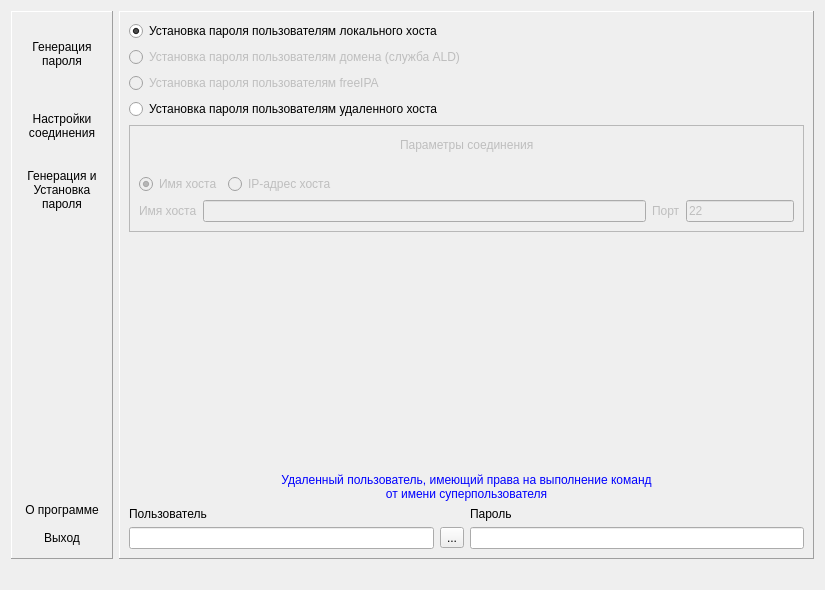
<?xml version="1.0" encoding="UTF-8"?>
<ui version="4.0">
 <class>Dialog</class>
 <widget class="QDialog" name="Dialog">
  <property name="geometry">
   <rect>
    <x>0</x>
    <y>0</y>
    <width>825</width>
    <height>590</height>
   </rect>
  </property>
  <property name="windowTitle">
   <string>Специализированный Генератор Паролей v1.1</string>
  </property>
  <property name="windowIcon">
   <iconset resource="resources.qrc">
    <normaloff>:/icons/passgen.png</normaloff>:/icons/passgen.png</iconset>
  </property>
  <layout class="QVBoxLayout" name="verticalLayout_2">
   <item>
    <layout class="QHBoxLayout" name="horizontalLayout_7">
     <property name="sizeConstraint">
      <enum>QLayout::SetDefaultConstraint</enum>
     </property>
     <property name="topMargin">
      <number>0</number>
     </property>
     <item>
      <widget class="QFrame" name="buttonsFrame">
       <property name="maximumSize">
        <size>
         <width>200</width>
         <height>16777215</height>
        </size>
       </property>
       <property name="frameShape">
        <enum>QFrame::Panel</enum>
       </property>
       <property name="frameShadow">
        <enum>QFrame::Raised</enum>
       </property>
       <layout class="QVBoxLayout" name="verticalLayout">
        <item>
         <widget class="QPushButton" name="genpassPagePushButton">
          <property name="sizePolicy">
           <sizepolicy hsizetype="Minimum" vsizetype="Fixed">
            <horstretch>0</horstretch>
            <verstretch>66</verstretch>
           </sizepolicy>
          </property>
          <property name="minimumSize">
           <size>
            <width>0</width>
            <height>66</height>
           </size>
          </property>
          <property name="cursor">
           <cursorShape>ArrowCursor</cursorShape>
          </property>
          <property name="text">
           <string>Генерация
пароля</string>
          </property>
          <property name="checkable">
           <bool>false</bool>
          </property>
          <property name="checked">
           <bool>false</bool>
          </property>
          <property name="autoDefault">
           <bool>true</bool>
          </property>
          <property name="flat">
           <bool>true</bool>
          </property>
         </widget>
        </item>
        <item>
         <widget class="QPushButton" name="settingsPagePushButton">
          <property name="sizePolicy">
           <sizepolicy hsizetype="Minimum" vsizetype="Fixed">
            <horstretch>0</horstretch>
            <verstretch>66</verstretch>
           </sizepolicy>
          </property>
          <property name="minimumSize">
           <size>
            <width>0</width>
            <height>66</height>
           </size>
          </property>
          <property name="text">
           <string>Настройки
соединения</string>
          </property>
          <property name="checkable">
           <bool>false</bool>
          </property>
          <property name="flat">
           <bool>true</bool>
          </property>
         </widget>
        </item>
        <item>
         <widget class="QPushButton" name="instpassPagePushButton">
          <property name="text">
           <string>Генерация и
Установка
пароля</string>
          </property>
          <property name="checkable">
           <bool>false</bool>
          </property>
          <property name="flat">
           <bool>true</bool>
          </property>
         </widget>
        </item>
        <item>
         <spacer name="verticalSpacer">
          <property name="orientation">
           <enum>Qt::Vertical</enum>
          </property>
          <property name="sizeHint" stdset="0">
           <size>
            <width>20</width>
            <height>40</height>
           </size>
          </property>
         </spacer>
        </item>
        <item>
         <widget class="QPushButton" name="aboutPushButton">
          <property name="sizePolicy">
           <sizepolicy hsizetype="Minimum" vsizetype="Fixed">
            <horstretch>0</horstretch>
            <verstretch>0</verstretch>
           </sizepolicy>
          </property>
          <property name="text">
           <string>О программе</string>
          </property>
          <property name="icon">
           <iconset resource="resources.qrc">
            <normaloff>:/icons/help-about.png</normaloff>:/icons/help-about.png</iconset>
          </property>
          <property name="flat">
           <bool>true</bool>
          </property>
         </widget>
        </item>
        <item>
         <widget class="QPushButton" name="closePushButton">
          <property name="text">
           <string>Выход</string>
          </property>
          <property name="icon">
           <iconset resource="resources.qrc">
            <normaloff>:/icons/application-exit.png</normaloff>:/icons/application-exit.png</iconset>
          </property>
          <property name="flat">
           <bool>true</bool>
          </property>
         </widget>
        </item>
       </layout>
      </widget>
     </item>
     <item>
      <widget class="QStackedWidget" name="stackedWidget">
       <property name="enabled">
        <bool>true</bool>
       </property>
       <property name="frameShape">
        <enum>QFrame::Panel</enum>
       </property>
       <property name="frameShadow">
        <enum>QFrame::Raised</enum>
       </property>
       <property name="currentIndex">
        <number>1</number>
       </property>
       <widget class="QWidget" name="genPassPage">
        <layout class="QHBoxLayout" name="horizontalLayout_6">
         <item>
          <layout class="QVBoxLayout" name="verticalLayout_4">
           <item>
            <layout class="QHBoxLayout" name="horizontalLayout_4">
             <item>
              <widget class="QLabel" name="passCountLabel">
               <property name="text">
                <string>Кол-во паролей</string>
               </property>
              </widget>
             </item>
             <item>
              <widget class="QSpinBox" name="passCountSpinBox">
               <property name="sizePolicy">
                <sizepolicy hsizetype="Preferred" vsizetype="Fixed">
                 <horstretch>0</horstretch>
                 <verstretch>0</verstretch>
                </sizepolicy>
               </property>
               <property name="minimum">
                <number>1</number>
               </property>
               <property name="maximum">
                <number>1000</number>
               </property>
              </widget>
             </item>
            </layout>
           </item>
           <item>
            <layout class="QHBoxLayout" name="horizontalLayout_5">
             <item>
              <widget class="QLabel" name="passLengthLabel">
               <property name="text">
                <string>Кол-во символов</string>
               </property>
              </widget>
             </item>
             <item>
              <widget class="QComboBox" name="passLengthComboBox">
               <property name="currentText">
                <string>8</string>
               </property>
               <property name="currentIndex">
                <number>2</number>
               </property>
               <item>
                <property name="text">
                 <string>6</string>
                </property>
               </item>
               <item>
                <property name="text">
                 <string>7</string>
                </property>
               </item>
               <item>
                <property name="text">
                 <string>8</string>
                </property>
               </item>
               <item>
                <property name="text">
                 <string>9</string>
                </property>
               </item>
               <item>
                <property name="text">
                 <string>10</string>
                </property>
               </item>
              </widget>
             </item>
            </layout>
           </item>
           <item>
            <spacer name="verticalSpacer_6">
             <property name="orientation">
              <enum>Qt::Vertical</enum>
             </property>
             <property name="sizeType">
              <enum>QSizePolicy::Minimum</enum>
             </property>
             <property name="sizeHint" stdset="0">
              <size>
               <width>20</width>
               <height>40</height>
              </size>
             </property>
            </spacer>
           </item>
           <item>
            <widget class="QFrame" name="alphabateFrame">
             <property name="frameShape">
              <enum>QFrame::StyledPanel</enum>
             </property>
             <property name="frameShadow">
              <enum>QFrame::Raised</enum>
             </property>
             <layout class="QVBoxLayout" name="verticalLayout_3">
              <item>
               <layout class="QHBoxLayout" name="horizontalLayout_2">
                <item>
                 <spacer name="leftHorizontalSpacer">
                  <property name="orientation">
                   <enum>Qt::Horizontal</enum>
                  </property>
                  <property name="sizeType">
                   <enum>QSizePolicy::Preferred</enum>
                  </property>
                  <property name="sizeHint" stdset="0">
                   <size>
                    <width>40</width>
                    <height>20</height>
                   </size>
                  </property>
                 </spacer>
                </item>
                <item>
                 <widget class="QLabel" name="alphabetLabel">
                  <property name="text">
                   <string>Выбор алфавита</string>
                  </property>
                 </widget>
                </item>
                <item>
                 <spacer name="rightHorizontalSpacer">
                  <property name="orientation">
                   <enum>Qt::Horizontal</enum>
                  </property>
                  <property name="sizeType">
                   <enum>QSizePolicy::Preferred</enum>
                  </property>
                  <property name="sizeHint" stdset="0">
                   <size>
                    <width>40</width>
                    <height>20</height>
                   </size>
                  </property>
                 </spacer>
                </item>
               </layout>
              </item>
              <item>
               <widget class="QCheckBox" name="latinCheckBox">
                <property name="font">
                 <font>
                  <pointsize>8</pointsize>
                 </font>
                </property>
                <property name="text">
                 <string>Латинские буквы ( a-z A-Z )</string>
                </property>
                <property name="checked">
                 <bool>true</bool>
                </property>
               </widget>
              </item>
              <item>
               <widget class="QCheckBox" name="digitCheckBox">
                <property name="font">
                 <font>
                  <pointsize>8</pointsize>
                 </font>
                </property>
                <property name="text">
                 <string>Цифры ( 0-9 )</string>
                </property>
               </widget>
              </item>
              <item>
               <widget class="QCheckBox" name="specCheckBox">
                <property name="font">
                 <font>
                  <pointsize>8</pointsize>
                 </font>
                </property>
                <property name="text">
                 <string>Спец.символы ( !@#+%^*:;?- )</string>
                </property>
               </widget>
              </item>
             </layout>
            </widget>
           </item>
           <item>
            <spacer name="verticalSpacer_3">
             <property name="orientation">
              <enum>Qt::Vertical</enum>
             </property>
             <property name="sizeHint" stdset="0">
              <size>
               <width>20</width>
               <height>40</height>
              </size>
             </property>
            </spacer>
           </item>
           <item>
            <widget class="QStackedWidget" name="buttonsStackedWidget">
             <property name="sizePolicy">
              <sizepolicy hsizetype="Fixed" vsizetype="Fixed">
               <horstretch>0</horstretch>
               <verstretch>0</verstretch>
              </sizepolicy>
             </property>
             <property name="currentIndex">
              <number>0</number>
             </property>
             <widget class="QWidget" name="genPassButtonsPage">
              <layout class="QHBoxLayout" name="horizontalLayout">
               <item>
                <widget class="QPushButton" name="genPassPushButton">
                 <property name="text">
                  <string>Генерировать
пароль</string>
                 </property>
                </widget>
               </item>
               <item>
                <widget class="QToolButton" name="copyPassToolButton">
                 <property name="enabled">
                  <bool>false</bool>
                 </property>
                 <property name="text">
                  <string>...</string>
                 </property>
                 <property name="icon">
                  <iconset resource="resources.qrc">
                   <normaloff>:/icons/copy-to-clipboard.png</normaloff>:/icons/copy-to-clipboard.png</iconset>
                 </property>
                </widget>
               </item>
               <item>
                <widget class="QToolButton" name="savePassToolButton">
                 <property name="enabled">
                  <bool>false</bool>
                 </property>
                 <property name="text">
                  <string>...</string>
                 </property>
                 <property name="icon">
                  <iconset resource="resources.qrc">
                   <normaloff>:/icons/document-save.png</normaloff>:/icons/document-save.png</iconset>
                 </property>
                </widget>
               </item>
               <item>
                <widget class="QToolButton" name="printPassToolButton">
                 <property name="enabled">
                  <bool>false</bool>
                 </property>
                 <property name="text">
                  <string>...</string>
                 </property>
                 <property name="icon">
                  <iconset resource="resources.qrc">
                   <normaloff>:/icons/printer.png</normaloff>:/icons/printer.png</iconset>
                 </property>
                </widget>
               </item>
              </layout>
             </widget>
             <widget class="QWidget" name="instPassButtonsPage">
              <layout class="QHBoxLayout" name="horizontalLayout_3">
               <item>
                <widget class="QPushButton" name="instPassPushButton">
                 <property name="sizePolicy">
                  <sizepolicy hsizetype="Preferred" vsizetype="Fixed">
                   <horstretch>0</horstretch>
                   <verstretch>0</verstretch>
                  </sizepolicy>
                 </property>
                 <property name="text">
                  <string>Установить
пароль</string>
                 </property>
                </widget>
               </item>
               <item>
                <widget class="QToolButton" name="openReportToolButton">
                 <property name="enabled">
                  <bool>false</bool>
                 </property>
                 <property name="text">
                  <string>...</string>
                 </property>
                 <property name="icon">
                  <iconset resource="resources.qrc">
                   <normaloff>:/icons/document-open.png</normaloff>:/icons/document-open.png</iconset>
                 </property>
                </widget>
               </item>
               <item>
                <widget class="QToolButton" name="saveReportToolButton">
                 <property name="enabled">
                  <bool>false</bool>
                 </property>
                 <property name="text">
                  <string>...</string>
                 </property>
                 <property name="icon">
                  <iconset resource="resources.qrc">
                   <normaloff>:/icons/document-save.png</normaloff>:/icons/document-save.png</iconset>
                 </property>
                </widget>
               </item>
               <item>
                <widget class="QToolButton" name="printReportToolButton">
                 <property name="enabled">
                  <bool>false</bool>
                 </property>
                 <property name="text">
                  <string>...</string>
                 </property>
                 <property name="icon">
                  <iconset resource="resources.qrc">
                   <normaloff>:/icons/printer.png</normaloff>:/icons/printer.png</iconset>
                 </property>
                </widget>
               </item>
              </layout>
             </widget>
            </widget>
           </item>
          </layout>
         </item>
         <item>
          <layout class="QVBoxLayout" name="textEditVerticalLayout">
           <item>
            <widget class="QListWidget" name="listWidget">
             <property name="font">
              <font>
               <pointsize>12</pointsize>
               <weight>75</weight>
               <bold>true</bold>
              </font>
             </property>
            </widget>
           </item>
           <item>
            <widget class="QCheckBox" name="sellectAllCheckBox">
             <property name="text">
              <string>Выделить все</string>
             </property>
            </widget>
           </item>
          </layout>
         </item>
        </layout>
       </widget>
       <widget class="QWidget" name="settingsPage">
        <layout class="QVBoxLayout" name="verticalLayout_9">
         <item>
          <widget class="QRadioButton" name="setLocalPassRadioButton">
           <property name="text">
            <string>Установка пароля пользователям локального хоста</string>
           </property>
           <property name="checked">
            <bool>true</bool>
           </property>
          </widget>
         </item>
         <item>
          <widget class="QRadioButton" name="setALDPassRadioButton">
           <property name="enabled">
            <bool>false</bool>
           </property>
           <property name="text">
            <string>Установка пароля пользователям домена (служба ALD)</string>
           </property>
          </widget>
         </item>
         <item>
          <widget class="QRadioButton" name="setFreeIPAPassRadioButton">
           <property name="enabled">
            <bool>false</bool>
           </property>
           <property name="text">
            <string>Установка пароля пользователям freeIPA</string>
           </property>
          </widget>
         </item>
         <item>
          <widget class="QRadioButton" name="setRemotePassRadioButton">
           <property name="text">
            <string>Установка пароля пользователям удаленного хоста</string>
           </property>
          </widget>
         </item>
         <item>
          <widget class="QFrame" name="remoteHostSettingsFrame">
           <property name="enabled">
            <bool>false</bool>
           </property>
           <property name="frameShape">
            <enum>QFrame::StyledPanel</enum>
           </property>
           <property name="frameShadow">
            <enum>QFrame::Raised</enum>
           </property>
           <layout class="QVBoxLayout" name="verticalLayout_6">
            <item>
             <layout class="QHBoxLayout" name="horizontalLayout_10">
              <item>
               <spacer name="horizontalSpacer">
                <property name="orientation">
                 <enum>Qt::Horizontal</enum>
                </property>
                <property name="sizeHint" stdset="0">
                 <size>
                  <width>40</width>
                  <height>20</height>
                 </size>
                </property>
               </spacer>
              </item>
              <item>
               <widget class="QLabel" name="connectionParmsLabel">
                <property name="text">
                 <string>Параметры соединения</string>
                </property>
               </widget>
              </item>
              <item>
               <spacer name="horizontalSpacer_2">
                <property name="orientation">
                 <enum>Qt::Horizontal</enum>
                </property>
                <property name="sizeHint" stdset="0">
                 <size>
                  <width>40</width>
                  <height>20</height>
                 </size>
                </property>
               </spacer>
              </item>
             </layout>
            </item>
            <item>
             <spacer name="verticalSpacer_2">
              <property name="orientation">
               <enum>Qt::Vertical</enum>
              </property>
              <property name="sizeType">
               <enum>QSizePolicy::Fixed</enum>
              </property>
              <property name="sizeHint" stdset="0">
               <size>
                <width>20</width>
                <height>13</height>
               </size>
              </property>
             </spacer>
            </item>
            <item>
             <layout class="QHBoxLayout" name="horizontalLayout_13">
              <item>
               <layout class="QHBoxLayout" name="horizontalLayout_8">
                <item>
                 <widget class="QRadioButton" name="hostNameRadioButton">
                  <property name="text">
                   <string>Имя хоста</string>
                  </property>
                  <property name="checked">
                   <bool>true</bool>
                  </property>
                 </widget>
                </item>
                <item>
                 <widget class="QRadioButton" name="ipAddrRadioButton">
                  <property name="text">
                   <string>IP-адрес хоста</string>
                  </property>
                 </widget>
                </item>
               </layout>
              </item>
              <item>
               <spacer name="horizontalSpacer_3">
                <property name="orientation">
                 <enum>Qt::Horizontal</enum>
                </property>
                <property name="sizeHint" stdset="0">
                 <size>
                  <width>40</width>
                  <height>20</height>
                 </size>
                </property>
               </spacer>
              </item>
             </layout>
            </item>
            <item>
             <layout class="QHBoxLayout" name="horizontalLayout_9">
              <item>
               <widget class="QLabel" name="hostLabel">
                <property name="text">
                 <string>Имя хоста</string>
                </property>
               </widget>
              </item>
              <item>
               <widget class="QLineEdit" name="hostLineEdit"/>
              </item>
              <item>
               <widget class="QLabel" name="portLabel">
                <property name="text">
                 <string>Порт</string>
                </property>
               </widget>
              </item>
              <item>
               <widget class="QLineEdit" name="portLineEdit">
                <property name="sizePolicy">
                 <sizepolicy hsizetype="Preferred" vsizetype="Fixed">
                  <horstretch>0</horstretch>
                  <verstretch>0</verstretch>
                 </sizepolicy>
                </property>
                <property name="text">
                 <string>22</string>
                </property>
               </widget>
              </item>
             </layout>
            </item>
           </layout>
          </widget>
         </item>
         <item>
          <spacer name="verticalSpacer_4">
           <property name="orientation">
            <enum>Qt::Vertical</enum>
           </property>
           <property name="sizeHint" stdset="0">
            <size>
             <width>20</width>
             <height>148</height>
            </size>
           </property>
          </spacer>
         </item>
         <item>
          <widget class="QLabel" name="remoteUserLabel">
           <property name="text">
            <string>&lt;html&gt;&lt;head/&gt;&lt;body&gt;&lt;p&gt;&lt;span style=&quot; color:#0000ff;&quot;&gt;Удаленный пользователь, имеющий права на выполнение команд&lt;br/&gt;от имени суперпользователя&lt;/span&gt;&lt;/p&gt;&lt;/body&gt;&lt;/html&gt;</string>
           </property>
           <property name="textFormat">
            <enum>Qt::RichText</enum>
           </property>
           <property name="alignment">
            <set>Qt::AlignCenter</set>
           </property>
          </widget>
         </item>
         <item>
          <layout class="QHBoxLayout" name="horizontalLayout_12">
           <item>
            <layout class="QVBoxLayout" name="verticalLayout_7">
             <item>
              <widget class="QLabel" name="userLabel">
               <property name="text">
                <string>Пользователь</string>
               </property>
              </widget>
             </item>
             <item>
              <layout class="QHBoxLayout" name="horizontalLayout_11">
               <item>
                <widget class="QLineEdit" name="userLineEdit"/>
               </item>
               <item>
                <widget class="QToolButton" name="clearToolButton">
                 <property name="text">
                  <string>...</string>
                 </property>
                 <property name="icon">
                  <iconset resource="resources.qrc">
                   <normaloff>:/icons/letter-x.png</normaloff>:/icons/letter-x.png</iconset>
                 </property>
                </widget>
               </item>
              </layout>
             </item>
            </layout>
           </item>
           <item>
            <layout class="QVBoxLayout" name="verticalLayout_8">
             <item>
              <widget class="QLabel" name="passLabel">
               <property name="text">
                <string>Пароль</string>
               </property>
              </widget>
             </item>
             <item>
              <widget class="QLineEdit" name="passLineEdit">
               <property name="echoMode">
                <enum>QLineEdit::Password</enum>
               </property>
              </widget>
             </item>
            </layout>
           </item>
          </layout>
         </item>
        </layout>
       </widget>
      </widget>
     </item>
    </layout>
   </item>
   <item>
    <spacer name="bottomVerticalSpacer">
     <property name="orientation">
      <enum>Qt::Vertical</enum>
     </property>
     <property name="sizeType">
      <enum>QSizePolicy::Fixed</enum>
     </property>
     <property name="sizeHint" stdset="0">
      <size>
       <width>20</width>
       <height>20</height>
      </size>
     </property>
    </spacer>
   </item>
  </layout>
 </widget>
 <resources>
  <include location="resources.qrc"/>
 </resources>
 <connections>
  <connection>
   <sender>closePushButton</sender>
   <signal>clicked()</signal>
   <receiver>Dialog</receiver>
   <slot>close()</slot>
   <hints>
    <hint type="sourcelabel">
     <x>83</x>
     <y>615</y>
    </hint>
    <hint type="destinationlabel">
     <x>491</x>
     <y>344</y>
    </hint>
   </hints>
  </connection>
 </connections>
</ui>
